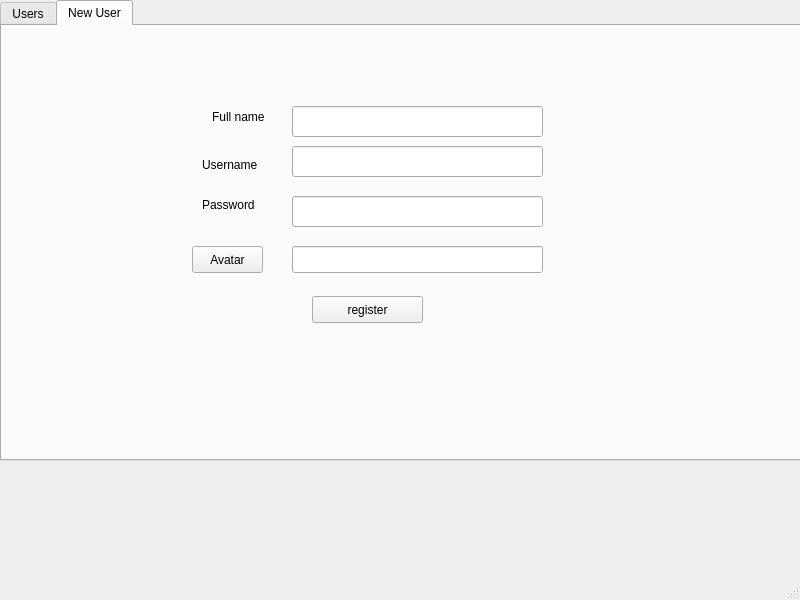
<?xml version="1.0" encoding="UTF-8"?>
<ui version="4.0">
 <class>adminwindow</class>
 <widget class="QMainWindow" name="adminwindow">
  <property name="geometry">
   <rect>
    <x>0</x>
    <y>0</y>
    <width>800</width>
    <height>600</height>
   </rect>
  </property>
  <property name="windowTitle">
   <string>MainWindow</string>
  </property>
  <widget class="QWidget" name="centralwidget">
   <widget class="QTabWidget" name="tabWidget">
    <property name="geometry">
     <rect>
      <x>0</x>
      <y>0</y>
      <width>801</width>
      <height>461</height>
     </rect>
    </property>
    <property name="currentIndex">
     <number>1</number>
    </property>
    <widget class="QWidget" name="users_tab">
     <attribute name="title">
      <string>Users</string>
     </attribute>
     <widget class="QTableWidget" name="admin_users_table">
      <property name="geometry">
       <rect>
        <x>0</x>
        <y>0</y>
        <width>801</width>
        <height>461</height>
       </rect>
      </property>
     </widget>
    </widget>
    <widget class="QWidget" name="new_user_tab">
     <attribute name="title">
      <string>New User</string>
     </attribute>
     <widget class="QLineEdit" name="register_password">
      <property name="geometry">
       <rect>
        <x>290</x>
        <y>170</y>
        <width>251</width>
        <height>31</height>
       </rect>
      </property>
     </widget>
     <widget class="QLabel" name="label_4">
      <property name="geometry">
       <rect>
        <x>210</x>
        <y>80</y>
        <width>71</width>
        <height>21</height>
       </rect>
      </property>
      <property name="text">
       <string>Full name</string>
      </property>
     </widget>
     <widget class="QLabel" name="label_6">
      <property name="geometry">
       <rect>
        <x>200</x>
        <y>170</y>
        <width>67</width>
        <height>17</height>
       </rect>
      </property>
      <property name="text">
       <string>Password</string>
      </property>
     </widget>
     <widget class="QLineEdit" name="avatar_file">
      <property name="geometry">
       <rect>
        <x>290</x>
        <y>220</y>
        <width>251</width>
        <height>27</height>
       </rect>
      </property>
     </widget>
     <widget class="QPushButton" name="select_avatar">
      <property name="geometry">
       <rect>
        <x>190</x>
        <y>220</y>
        <width>71</width>
        <height>27</height>
       </rect>
      </property>
      <property name="text">
       <string>Avatar</string>
      </property>
     </widget>
     <widget class="QLabel" name="label_5">
      <property name="geometry">
       <rect>
        <x>200</x>
        <y>130</y>
        <width>71</width>
        <height>17</height>
       </rect>
      </property>
      <property name="text">
       <string>Username</string>
      </property>
     </widget>
     <widget class="QPushButton" name="register_button">
      <property name="geometry">
       <rect>
        <x>310</x>
        <y>270</y>
        <width>111</width>
        <height>27</height>
       </rect>
      </property>
      <property name="text">
       <string>register</string>
      </property>
     </widget>
     <widget class="QLineEdit" name="register_full_name">
      <property name="geometry">
       <rect>
        <x>290</x>
        <y>80</y>
        <width>251</width>
        <height>31</height>
       </rect>
      </property>
     </widget>
     <widget class="QLineEdit" name="register_username">
      <property name="geometry">
       <rect>
        <x>290</x>
        <y>120</y>
        <width>251</width>
        <height>31</height>
       </rect>
      </property>
     </widget>
    </widget>
   </widget>
  </widget>
  <widget class="QMenuBar" name="menubar">
   <property name="geometry">
    <rect>
     <x>0</x>
     <y>0</y>
     <width>800</width>
     <height>25</height>
    </rect>
   </property>
  </widget>
  <widget class="QStatusBar" name="statusbar"/>
 </widget>
 <resources/>
 <connections/>
</ui>
